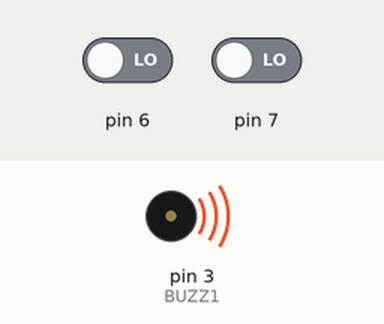
Recording of a sketch running on a simulated Arduino Nano, built with avr-gcc and run on an emulated ATmega328P. Parts: buzzer (waves = sounding). The inputs (shaded band) are chosen by the test bench; at power-on: pin 6 LOW, pin 7 LOW.

Above: at 14.0 s.
14.1 s: pin 6 driven HIGH
Timing chart, 0 to 23.7 s (numbered marks = the images above; inputs shaded):
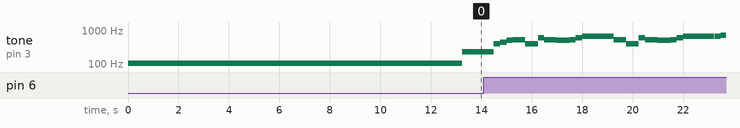

The sketch:

Main_Theme.ino
```cpp
#define B0 31
#define C1 33
#define CS1 35
#define D1 37
#define DS1 39
#define E1 41
#define F1 44
#define FS1 46
#define G1 49
#define GS1 52
#define A1 55
#define AS1 58
#define B1 62
#define C2 65
#define CS2 69
#define D2 73
#define DS2 78
#define E2 82
#define F2 87
#define FS2 93
#define G2 98
#define GS2 104
#define A2 110
#define AS2 117
#define B2 123
#define C3 131
#define CS3 139
#define D3 147
#define DS3 156
#define E3 165
#define F3 175
#define FS3 185
#define G3 196
#define GS3 208
#define A3 220
#define AS3 233
#define B3 247
#define C4 262
#define CS4 277
#define D4 294
#define DS4 311
#define E4 330
#define F4 349
#define FS4 370
#define G4 392
#define GS4 415
#define A4 440
#define AS4 466
#define B4 494
#define C5 523
#define CS5 554
#define D5 587
#define DS5 622
#define E5 659
#define F5 698
#define FS5 740
#define G5 784
#define GS5 831
#define A5 880
#define AS5 932
#define B5 988
#define C6 1047
#define CS6 1109
#define D6 1175
#define DS6 1245
#define E6 1319
#define F6 1397
#define FS6 1480
#define G6 1568
#define GS6 1661
#define A6 1760
#define AS6 1865
#define B6 1976
#define C7 2093
#define CS7 2217
#define D7 2349
#define DS7 2489
#define E7 2637
#define F7 2794
#define FS7 2960
#define G7 3136
#define GS7 3322
#define A7 3520
#define AS7 3729
#define B7 3951
#define C8 4186
#define CS8 4435
#define D8 4699
#define DS8 4978

const int BUZZ1 = 3;

#define DEATH_MELODY_SIZE 12
const short deathMelody_freq[DEATH_MELODY_SIZE] = {
    C4, G4, 00, G4, G4, G4, F4, E4, D4, G3, G3, C3
};
const short deathMelody_duration[DEATH_MELODY_SIZE] = {
     1,  1,  1,  1,  2,  2,  2,  2,  1,  3,  1,  8
};
const bool deathMelody_break[DEATH_MELODY_SIZE] = {
     0,  0,  0,  0,  0,  0,  0,  0,  0,  0,  0,  0
};

#define MENU_MELODY_SIZE 36
const short menu_freq[MENU_MELODY_SIZE] = {
    G4, A4, B4, C5, G4, D5, C5, B4, C5, D5, E5,
    C5, G4, D5, C5, B4, C5, D5, E5,
    E5, F5, E5, C5, 00, F5, E5, 00, C5, 00,
    F5, E5, D5, C5, C5, D5, D5,
};
const short menu_duration[MENU_MELODY_SIZE] = {
     2,  2,  2,  4,  4,  2,  4,  4,  2,  2, 10,
     4,  4,  2,  4,  4,  2,  2, 10,
     2,  2,  4,  8,  2,  2,  2,  2,  8,  2,
     4,  4,  4,  4,  6,  2,  8,
};
const bool menu_break[MENU_MELODY_SIZE] = {
     0,  0,  0,  0,  0,  0,  0,  0,  0,  0,  0,
     0,  0,  0,  0,  0,  0,  0,  1,
     0,  0,  0,  0,  0,  0,  0,  0,  0,  0,
     0,  0,  0,  1,  0,  1,  0,
};

#define YORUKAKE_MELODY_SIZE 50
const short yorukake_freq[YORUKAKE_MELODY_SIZE] = {
    E4, G4, A4, F4, E4, D4,
    C4, D4, A4, G4, A4, E4, D4, C4,
    A3, B3, C4, 00, B3, 00, F4, E4,
    C5, B4, G4, A4, 00, G4, D4, E4
};
const short yorukake_duration[YORUKAKE_MELODY_SIZE] = {
     2,  2,  3,  3,  2,  2,
     2,  2,  2,  2,  1,  3,  2,  4,
     2,  2,  2, 01,  2, 01,  2,  2,
     2,  2,  2,  2, 01,  3,  2,  2
};
const bool yorukake_break[MENU_MELODY_SIZE] = {
     0,  0,  0,  0,  0,  0,
     0,  0,  0,  0,  0,  0,  0,  0,
     0,  0,  0,  0,  0,  0,  0,  0,
     0,  0,  0,  0,  0,  0,  0,  0
};

#define SUS_MELODY_SIZE 293
const short sus_freq[SUS_MELODY_SIZE] = {
    00, D4, 00, D4, 00, D4, 00, D4, 00, D4, 00, D4, 00, D4, 00, D4,
    00, D4, 00, D4, 00, D4, 00, D4, 00, D4, 00, D4, 00, D5, C5, D5,
    D5,GS5, G5, F5, G5, A5, G5, F5, E5, D5, 03, A4,CS5, D5,
    E5, F5, G5,GS5, A5, G5, F5, E5, D5, E5, D5,CS5, C5,AS5, A4, D5,

    F5, D5, 00, F5, D5, 00, F5, D5, 00, F5, D5, 00, F5, G5,GS5, A5,
    D6, C6,CS6, G5, A5, G5, F5, D5, A5, G5, F5, D5, C5, D5,
    C6, D6, C6,GS5, G5, F5, G5, A5, G5, F5, E5, D5, 00, A4,CS5, D5,
    E5, F5, G5,GS5, A5, G5, F5, E5, D5, E5, D5,CS5, C5,AS4, A4, D5,

    F5, D5, 00, F5, D5, 00, F5, D5, 00, F5, D5, 00, F5, G5,GS5, A5,
    D6, C6,CS6, G5, A5, G5, F5, G5,GS5, G5, F5, G5, 00, D5, D4,
    A4, G4, F4, G4, F4, D4, D4, C4, A3,
    C4, A3, C4, C4, C4, C4, C4, D4, D4,

    GS4,G4, F4, G4, F4, D4, D4, A3,
    C4, C4, C4, A3, F4, D4, D4, 00,
    00, D4, F4, G4,GS4, G4, F4, D5,
    C4/*5*/, G4, A4, G4, G4, A4,

    00, A4, G4, F4, G4, F4, C4, D4, 00,

    D4, D5, C5, D5, A4, F4, F4, G4, A4, G4, F4, D4,
    00, A4, A4, A4, A4, G4, G4, F4, G4, F4, F4, G4, G4, 00, A4,// gorgious here

    D4, D5, C5, D5, A4, F4, F4, F4, C5,CS5, D5, 00,
    F4, F4, F4, G4, A4, G4, G4, F4, A4, G4, 00,

    D4, D4, 00, C4, C4, 00, A4, A4, G4, G4, A4, 00,
    D4, D4, 00, C4, C4, 00, A4, A4, G4, G4, F4, A4,
    C5, D5, 00, A4, G4, F4, D4,
};
const short sus_duration[SUS_MELODY_SIZE] = {
     2,  2,  2,  2,  2,  2,  2,  2,  2,  2,  2,  2,  2,  2,  2,  2,
     2,  2,  2,  2,  2,  2,  2,  2,  2,  2,  2,  2,  2,  1,  1,  4,
     4,  4,  3,  1,  3,  1,  3,  1,  3,  1,  3,  1,  3,  1,
     3,  1,  3,  1,  3,  1,  3,  1,  3,  1,  3,  1,  3,  1,  3,  1,

     2,  2,  2,  2,  2,  2,  2,  2,  2,  2,  2,  2,  2,  2,  2,  2,
     2,  2,  2,  2,  2,  2,  2,  2,  4,  4,  2,  2,  2,  2,
     3,  1,  3,  1,  3,  1,  3,  1,  3,  1,  3,  1,  3,  1,  3,  1,
     3,  1,  3,  1,  3,  1,  3,  1,  3,  1,  3,  1,  3,  1,  3,  1,

     2,  2,  2,  2,  2,  2,  2,  2,  2,  2,  2,  2,  2,  2,  2,  2,
     2,  2,  2,  2,  2,  2,  2,  2,  2,  2,  2,  2,  2,  2,  4,
     2,  2,  2,  2,  1,  2,  2,  2,  1,
     2,  2,  2,  2,  1,  1,  1,  4,  1,

     2,  2,  2,  2,  1,  2,  4,  1,
     2,  2,  1,  1,  1,  1,  6,  2,
     2,  2,  2,  2,  2,  2,  2,  2,
     2,  2,  4,  2,  2,  4,

     2,  2,  2,  2,  2,  2,  2,  2,  16,

     4,  4,  2,  4,  4,  2,  2,  2,  2,  2,  2,  2,
     2,  2,  2,  2,  2,  2,  2,  2,  2,  2,  2,  2,  2,  2,  4,

     4,  4,  2,  4,  4,  2,  2,  2,  4,  4,  2,  2,
     2,  8,  1,  1,  2,  2,  2,  2,  4,  4,  4,

     2,  2,  4,  2,  2,  2,  2,  2,  2,  4,  4,  4,
     2,  2,  4,  2,  2,  2,  2,  2,  2,  2,  2,  4,
     2,  2,  2,  2,  2,  4,  16,
};
const bool sus_break[SUS_MELODY_SIZE] = {
     0,  0,  0,  0,  0,  0,  0,  0,  0,  0,  0,  0,  0,  0,  0,  0,
     0,  0,  0,  0,  0,  0,  0,  0,  0,  0,  0,  0,  0,  0,  0,  1,
     0,  0,  0,  0,  0,  0,  0,  0,  0,  0,  0,  0,  0,  0,
     0,  0,  0,  0,  0,  0,  0,  0,  0,  0,  0,  0,  0,  0,  0,  0,

     0,  0,  0,  0,  0,  0,  0,  0,  0,  0,  0,  0,  0,  0,  0,  0,
     0,  0,  0,  0,  0,  0,  0,  0,  0,  0,  0,  0,  1,  0,
     0,  0,  0,  0,  0,  0,  0,  0,  0,  0,  0,  0,  0,  0,  0,  0,
     0,  0,  0,  0,  0,  0,  0,  0,  0,  0,  0,  0,  0,  0,  0,  0,

     0,  0,  0,  0,  0,  0,  0,  0,  0,  0,  0,  0,  0,  0,  0,  0,
     0,  0,  0,  0,  0,  0,  0,  0,  0,  0,  0,  0,  0,  0,  0,
     0,  0,  0,  0,  0,  1,  0,  0,  0,
     0,  0,  1,  1,  1,  1,  1,  0,  0,

     0,  0,  0,  0,  0,  1,  0,  0,
     0,  0,  0,  0,  0,  0,  0,  0,
     0,  0,  0,  0,  0,  0,  0,  0,
     0,  0,  0,  0,  0,  0,

     0,  0,  0,  0,  0,  0,  0,  0,  0,

     0,  0,  0,  0,  0,  0,  0,  0,  0,  0,  0,  0,
     0,  0,  0,  0,  0,  0,  0,  0,  0,  0,  0,  0,  0,  0,  0,

     0,  0,  0,  0,  0,  0,  0,  0,  0,  0,  0,  0,
     0,  0,  0,  0,  0,  0,  0,  0,  0,  0,  0,

     1,  0,  0,  1,  0,  0,  1,  0,  1,  0,  0,  0,
     1,  0,  0,  1,  0,  0,  1,  0,  1,  0,  0,  0,
     0,  0,  0,  0,  0,  0,  0,
};

volatile bool startTone = true;
const short* curSong, *curSongDuration;
const bool* songBreak;

volatile int scaler = 1;
volatile int curPosition = 0;
volatile int curSongLength;
volatile short progress = 0;
bool playing;

void setup()
{
    pinMode(BUZZ1, OUTPUT);
    pinMode(6, INPUT);
    pinMode(7, INPUT);

    Serial.begin(9600);

    // playing = true;
    // curSong = menu_freq;
    // curSongDuration = menu_duration;
    // songBreak = menu_break;
    // curSongLength = MENU_MELODY_SIZE;
}

int record = 0B0010;
bool songChanged = false;

void loop()
{
    // init buffer and pointer
    bool pin6 = digitalRead(6)==HIGH;
    bool pin7 = digitalRead(7)==HIGH;

    // check recieved message, and it's different song
    if(record != ((1<<1)*(pin6)|(1*pin7))){
        // inform its partner
        digitalWrite(12, pin6*HIGH);
        digitalWrite(13, pin7*HIGH);

        // update state
        record = ((1<<1)*(pin6)|(1*pin7));
        songChanged = true;

        if(pin6 && !pin7){
            curSong = menu_freq;
            curSongDuration = menu_duration;
            songBreak = menu_break;
            curSongLength = MENU_MELODY_SIZE;
        }
        if(!pin6 && pin7){
            curSong = sus_freq;
            curSongDuration = sus_duration;
            songBreak = sus_break;
            curSongLength = SUS_MELODY_SIZE;
        }
        if(pin6 && pin7){
            curSong = deathMelody_freq;
            curSongDuration = deathMelody_duration;
            songBreak = deathMelody_break;
            curSongLength = DEATH_MELODY_SIZE;
        }
    }


    if(!playing || songChanged){
        songChanged = false;

        playing = true;
        curPosition = 0;
    }
    if(playing){
        // play the theme
        noTone(BUZZ1);
        tone(BUZZ1, curSong[curPosition], curSongDuration[curPosition]*125 -25*songBreak[curPosition]);
        delay(curSongDuration[curPosition]*125);
        curPosition++;
        if(curPosition == curSongLength){
            playing = false;
            noTone(BUZZ1);
        }
    }
}
```
